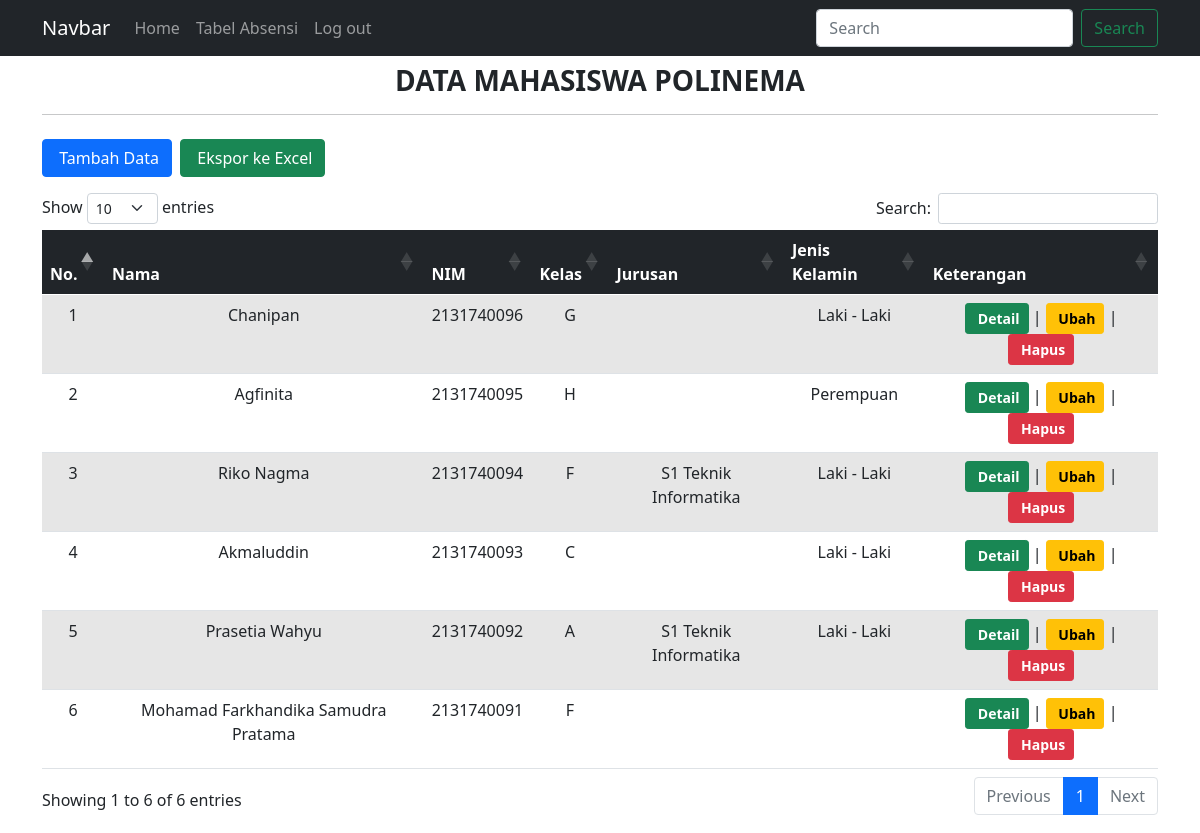
Screenshot of /tabeladmin.php with the database file from the repository.
### tables this page shows
CREATE TABLE `mahasiswa` (
  `id` int(11) NOT NULL,
  `nim` varchar(255) NOT NULL,
  `nama` varchar(255) NOT NULL,
  `kelas` varchar(255) NOT NULL,
  `jurusan` enum('S1 Sistem Informasi','S1 Teknik Informatika','D3 Sistem Informasi') NOT NULL,
  `jk` enum('Laki - Laki','Perempuan') NOT NULL,
  `Semester` varchar(2) NOT NULL,
  `catatan` varchar(500) NOT NULL
);

### koneksi.php (called while the page is built, shortened)
<?php
$koneksi = mysqli_connect("localhost", "root", "", "multi_user");
function query($query)
{
    global $koneksi;
    $result = mysqli_query($koneksi, $query);
    $rows = [];
    while ($row = mysqli_fetch_assoc($result)) {
        $rows[] = $row;
    }
    return $rows;
}
?>

### tabeladmin.php (the view, shortened to what this page needs)
<?php
require 'koneksi.php';
$siswa = query("SELECT * FROM mahasiswa ORDER BY nim DESC");
?>
<!DOCTYPE html>
<html lang="en">
<head>
    <link rel="stylesheet" href="https://cdn.datatables.net/1.10.23/css/dataTables.bootstrap5.min.css">
    <link rel="stylesheet" href="https://cdn.jsdelivr.net/npm/bootstrap@5.0.0-beta1/dist/css/bootstrap.min.css">
    <link href="https://cdn.jsdelivr.net/npm/bootstrap@5.0.2/dist/css/bootstrap.min.css" rel="stylesheet">
</head>
<body>
    <nav class="navbar navbar-expand-lg navbar-dark bg-dark ">
  <div class="container">
    <a class="navbar-brand" href="halaman_admin.php">Navbar</a>
    <div class="collapse navbar-collapse" id="navbarSupportedContent">
      <ul class="navbar-nav me-auto mb-2 mb-lg-0">
        <li class="nav-item">
          <a class="nav-link" aria-current="page" href="halaman_admin.php">Home</a>
        <li class="nav-item">
          <a class="nav-link" href="tabeladmin.php">Tabel Absensi</a>
        </li>
        <li class="nav-item">
          <a class="nav-link" href="logout.php" tabindex="-1" aria-disabled="true">Log out</a>
        </li>
      </ul>
      <form class="d-flex">
        <input class="form-control me-2" type="search" placeholder="Search" aria-label="Search">
        <button class="btn btn-outline-success" type="submit">Search</button>
      </form>
    </div>
  </div>
</nav>
    <div class="container">
        <div class="row my-2">
            <div class="col-md">
                <h3 class="text-center fw-bold text-uppercase">Data Mahasiswa Polinema</h3>
                <hr>
            </div>
        </div>
        <div class="row my-2">
            <div class="col-md">
                <a href="addDataadmin.php" class="btn btn-primary"><i class="bi bi-person-plus-fill"></i>&nbsp;Tambah Data</a>
                <a href="export.php" target="_blank" class="btn btn-success ms-1"><i class="bi bi-file-earmark-spreadsheet-fill"></i>&nbsp;Ekspor ke Excel</a>
            </div>
        </div>
        <div class="row my-3">
            <div class="col-md">
                <table id="data" class="table table-striped table-responsive table-hover text-center" style="width:100%">
                    <thead class="table-dark">
                        <tr>
                            <th>No.</th>
                            <th>Nama</th>
                            <th>NIM</th>
                            <th>Kelas</th>
                            <th>Jurusan</th>
                            <th>Jenis Kelamin</th>
                            <th>Keterangan</th>
                        </tr>
                    </thead>
                    <tbody>
                        <?php $no = 1; ?>
                        <?php foreach ($siswa as $row) : ?>
                            <tr>
                                <td><?= $no++; ?></td>
                                <td><?= $row['nama']; ?></td>
                                <td><?= $row['nim']; ?></td>
                                <td><?= $row['kelas']; ?></td>
                                <td><?= $row['jurusan']; ?></td>
                                <td><?= $row['jk']; ?></td>
                                <td>
                                    <button class="btn btn-success btn-sm text-white detail" data-id="<?= $row['nim']; ?>" style="font-weight: 600;"><i class="bi bi-info-circle-fill"></i>&nbsp;Detail</button> |
                                    <a href="ubah.php?nim=<?= $row['nim']; ?>" class="btn btn-warning btn-sm" style="font-weight: 600;"><i class="bi bi-pencil-square"></i>&nbsp;Ubah</a> |
                                    <a href="hapus.php?nim=<?= $row['nim']; ?>" class="btn btn-danger btn-sm" style="font-weight: 600;" onclick="return confirm('Apakah anda yakin ingin menghapus data <?= $row['nama']; ?> ?');"><i class="bi bi-trash-fill"></i>&nbsp;Hapus</a>
                                </td>
                            </tr>
                        <?php endforeach; ?>
                    </tbody>
                </table>
            </div>
        </div>
    </div>
</body>
</html>

### rows the page displays
mahasiswa: nama "Chanipan", nim "2131740096", kelas "G", jk "Laki - Laki"
mahasiswa: nama "Agfinita", nim "2131740095", kelas "H", jk "Perempuan"
mahasiswa: nama "Riko Nagma", nim "2131740094", kelas "F", jurusan "S1 Teknik Informatika", jk "Laki - Laki"
mahasiswa: nama "Akmaluddin", nim "2131740093", kelas "C", jk "Laki - Laki"
mahasiswa: nama "Prasetia Wahyu", nim "2131740092", kelas "A", jurusan "S1 Teknik Informatika", jk "Laki - Laki"
mahasiswa: nama "Mohamad Farkhandika Samudra Pratama", nim "2131740091", kelas "F"
